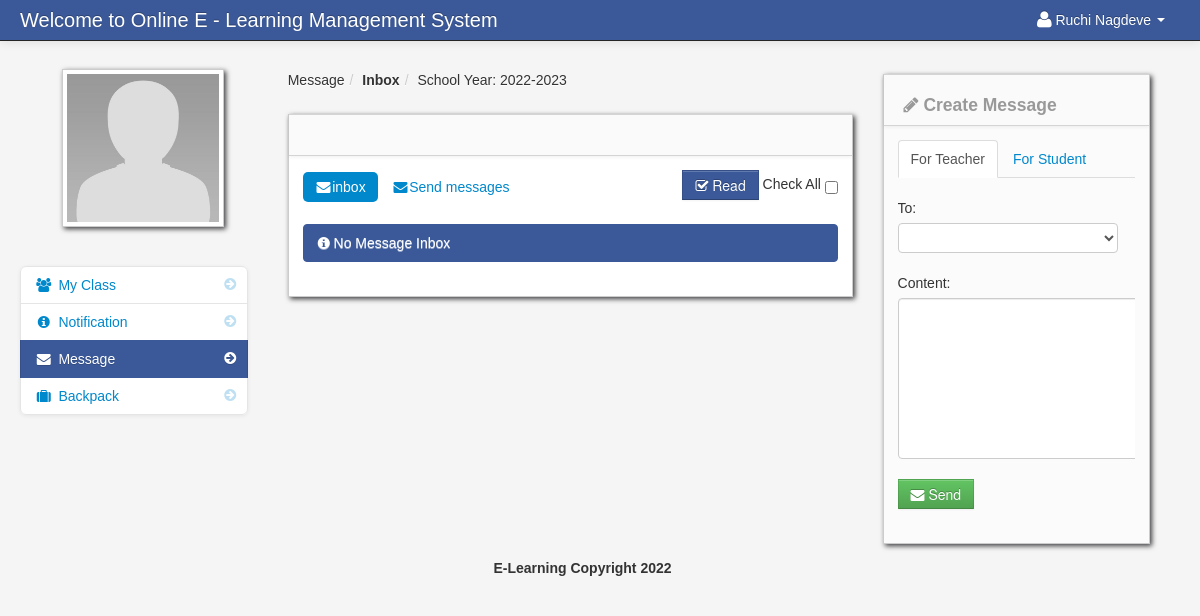
The page /student_message.php (signed in) on the database its author committed.
### tables this page shows
CREATE TABLE `student` (
  `student_id` int(11) NOT NULL,
  `firstname` varchar(100) NOT NULL,
  `lastname` varchar(100) NOT NULL,
  `class_id` int(11) NOT NULL,
  `username` varchar(100) NOT NULL,
  `password` varchar(100) NOT NULL,
  `location` varchar(100) NOT NULL,
  `status` varchar(100) NOT NULL
);

CREATE TABLE `school_year` (
  `school_year_id` int(11) NOT NULL,
  `school_year` varchar(100) NOT NULL
);

### session.php (called while the page is built, shortened)
<?php
$session_id=$_SESSION['id'];
?>

### create_message_student.php (the view, shortened to what this page needs)
<div class="span3" id="">
	<div class="row-fluid">
                        <div class="block">
                            <div class="navbar navbar-inner block-header">
                                <div id="" class="muted pull-left"><h4><i class="icon-pencil"></i> Create Message</h4></div>
                            </div>
                            <div class="block-content collapse in">
                                <div class="span12">
								    <ul class="nav nav-tabs">
										<li class="active">
											<a href="student_message.php">For Teacher</a>
										</li>
										<li><a href="student_message_student.php">For Student</a></li>
									</ul>
								<form method="post" id="send_message">
										<div class="control-group">
											<label>To:</label>
                                          <div class="controls">
                                            <select name="teacher_id" class="chzn-select" required>
                                              	<option></option>
											<?php
											$query = mysqli_query($conn,"select * from teacher order by firstname");
											while($row = mysqli_fetch_array($query)){
											?>
											<option value="<?php echo $row['teacher_id']; ?>"><?php echo $row['firstname']; ?> <?php echo $row['lastname']; ?> </option>
											<?php } ?>
                                            </select>
                                          </div>
                                        </div>
										<div class="control-group">
											<label>Content:</label>
                                          <div class="controls">
											<textarea name="my_message" class="my_message" required></textarea>
                                          </div>
                                        </div>
										<div class="control-group">
                                          <div class="controls">
												<button  class="btn btn-success"><i class="icon-envelope-alt"></i> Send </button>
                                          </div>
                                        </div>
                                </form>
								</div>
                            </div>
                        </div>
	</div>
</div>

### student_message.php (shortened to what this page needs)
<?php include('header_dashboard.php'); ?>
<?php include('session.php'); ?>
<body>
		<?php include('navbar_student.php'); ?>
        <div class="container-fluid">
            <div class="row-fluid">
				<?php include('student_message_sidebar.php'); ?>
               <div class="span6" id="content">
                     <div class="row-fluid">
					     <ul class="breadcrumb">
								<?php
								$school_year_query = mysqli_query($conn,"select * from school_year order by school_year DESC")or die(mysqli_error());
								$school_year_query_row = mysqli_fetch_array($school_year_query);
								?>
								<li><a href="#">Message</a><span class="divider">/</span></li>
								<li><a href="#"><b>Inbox</b></a><span class="divider">/</span></li>
								<li><a href="#">School Year: <?php echo $school_year_query_row['school_year']; ?></a></li>
						</ul>
                        <div id="block_bg" class="block">
                            <div class="navbar navbar-inner block-header">
                            </div>
                            <div class="block-content collapse in">
                                <div class="span12">
								<form action="read_message.php" method="post">
										<div class="pull-right">
											<button class="btn btn-info" name="read"><i class="icon-check"></i> Read</button>
							Check All <input type="checkbox"  name="selectAll" id="checkAll" />
										</div>
										<ul class="nav nav-pills">
										<li class="active"><a href="student_message.php"><i class="icon-envelope-alt"></i>inbox</a></li>
										<li class=""><a href="sent_message_student.php"><i class="icon-envelope-alt"></i>Send messages</a></li>
										</ul>
									<?php
								 $query_announcement = mysqli_query($conn,"select * from message
																	LEFT JOIN student ON student.student_id = message.sender_id
																	where  message.reciever_id = '$session_id' order by date_sended DESC
																	")or die(mysqli_error());
								$count_my_message = mysqli_num_rows($query_announcement);
								if ($count_my_message != '0'){
								 while($row = mysqli_fetch_array($query_announcement)){
								 $id = $row['message_id'];
								 								 $id_2 = $row['message_id'];
								 $status = $row['message_status'];
								 $sender_id = $row['sender_id'];
								 $sender_name = $row['sender_name'];
								 $reciever_name = $row['reciever_name'];
								 ?>
											<div class="post"  id="del<?php echo $id; ?>">
											<div class="message_content">
											<?php echo $row['content']; ?>
											</div>
											<div class="pull-right">
											<?php if ($status == 'read'){
											}else{ ?>
											<input id="" class="" name="selector[]" type="checkbox" value="<?php echo $id; ?>">
											<?php } ?>
											</div>
													<hr>
											Send by: <strong><?php echo $row['sender_name']; ?></strong>
											<i class="icon-calendar"></i> <?php echo $row['date_sended']; ?>
														<div class="pull-right">
															<a class="btn btn-link"  href="#reply<?php echo $id; ?>" data-toggle="modal" ><i class="icon-reply"></i> Reply </a>
														</div>
													<div class="pull-right">
													<a class="btn btn-link"  href="#<?php echo $id; ?>" data-toggle="modal" ><i class="icon-remove"></i> Remove </a>
													<?php include("remove_inbox_message_modal.php"); ?>
													<?php include("reply_inbox_message_modal_student.php"); ?>
													</div>
											</div>
								<?php }}else{ ?>
								<div class="alert alert-info"><i class="icon-info-sign"></i> No Message Inbox</div>
								<?php } ?>
								</form>
                                </div>
                            </div>
                        </div>
                    </div>
                </div>
				<?php include('create_message_student.php') ?>
            </div>
		<?php include('footer.php'); ?>
        </div>
		<?php include('script.php'); ?>
    </body>
</html>

### navbar_student.php (shortened to what this page needs)
<div class="navbar navbar-fixed-top navbar-inverse">
        <div class="navbar-inner">
            <div class="container-fluid">
                <a class="brand" href="#">Welcome to Online E - Learning Management System</a>
					<div class="nav-collapse collapse">
						<ul class="nav pull-right">
							<?php $query= mysqli_query($conn,"select * from student where student_id = '$session_id'")or die(mysqli_error());
									$row = mysqli_fetch_array($query);
							?>
							<li class="dropdown">
								<a href="#" role="button" class="dropdown-toggle" data-toggle="dropdown"> <i class="icon-user icon-large"></i><?php echo $row['firstname']." ".$row['lastname'];  ?> <i class="caret"></i></a>
							</li>
						</ul>
					</div>
            </div>
        </div>
</div>

### student_message_sidebar.php (shortened to what this page needs)
<div class="span3" id="sidebar">
					<img id="avatar" class="img-polaroid" src="admin/<?php echo $row['location']; ?>">
		<ul class="nav nav-list bs-docs-sidenav nav-collapse collapse">
			<li class=""><a href="dashboard_student.php"><i class="icon-chevron-right"></i><i class="icon-group"></i>&nbsp;My Class</a></li>
			<li class="">
				<a href="student_notification.php"><i class="icon-chevron-right"></i><i class="icon-info-sign"></i>&nbsp;Notification
				</a>
			</li>
			<li class="active">
			<a href="student_message.php"><i class="icon-chevron-right"></i><i class="icon-envelope-alt"></i>&nbsp;Message
			</a>
			</li>
			 <li class=""><a href="backpack.php"><i class="icon-chevron-right"></i><i class="icon-suitcase"></i>&nbsp;Backpack</a></li>
		</ul>
</div>

### admin/assets/styles.css (style rules this page uses)
body { padding-top: 60px; padding-bottom: 40px; background-color: #f5f5f5; }
#content { margin-left:0px; }
.breadcrumb { margin: 0 0 0px; padding: 10px 0px; background-color: transparent; }
.block { background: url("../images/pixel-60fff.png") repeat scroll 0 0 rgba(0, 0, 0, 0) !important; border: 1px solid #ccc; background: white; margin: 1em 0em; border-top: none; -webkit-box-shadow: 2px 2px 5px rgba(0, 0, 6, 0.75); -moz-box-shadow: 2px 2px 5px rgba(0, 0, 6, 0.75); box-shadow: 2px 2px 5px rgba(0, 0, 6, 0.75); }
.block-content { margin: 1em; min-height: .25em; }
.block-header { margin-bottom: 0px; border-right: none; border-left: none; -webkit-border-radius: 0px; -moz-border-radius: 0px; border-radius: 0px; }
.block-header div { padding-top: 10px; }
.bs-docs-sidenav { max-width: 228px; margin: 30px 0 0; padding: 0; background-color: #fff; -webkit-border-radius: 6px; -moz-border-radius: 6px; border-radius: 6px; -webkit-box-shadow: 0 1px 4px rgba(0,0,0,.065); -moz-box-shadow: 0 1px 4px rgba(0,0,0,.065); box-shadow: 0 1px 4px rgba(0,0,0,.065); }
.bs-docs-sidenav > li > a { display: block; width: 190px \9; margin: 0 0 -1px; padding: 8px 14px; border: 1px solid #e5e5e5; }
.bs-docs-sidenav > li:first-child > a { -webkit-border-radius: 6px 6px 0 0; -moz-border-radius: 6px 6px 0 0; border-radius: 6px 6px 0 0; }
.bs-docs-sidenav > li:last-child > a { -webkit-border-radius: 0 0 6px 6px; -moz-border-radius: 0 0 6px 6px; border-radius: 0 0 6px 6px; }
.bs-docs-sidenav > .active > a { position: relative; z-index: 2; padding: 9px 15px; border: 0; text-shadow: 0 1px 0 rgba(0,0,0,.15); -webkit-box-shadow: inset 1px 0 0 rgba(0,0,0,.1), inset -1px 0 0 rgba(0,0,0,.1); -moz-box-shadow: inset 1px 0 0 rgba(0,0,0,.1), inset -1px 0 0 rgba(0,0,0,.1); box-shadow: inset 1px 0 0 rgba(0,0,0,.1), inset -1px 0 0 rgba(0,0,0,.1); }
.bs-docs-sidenav .icon-chevron-right { float: right; margin-top: 2px; margin-right: -6px; opacity: .25; }
.bs-docs-sidenav .active .icon-chevron-right, .bs-docs-sidenav .active a:hover .icon-chevron-right { opacity: 1; }

### rows shown on the page
student: firstname "Ruchi", lastname "Nagdeve", location (placeholder picture)
school_year: school_year "2022-2023"
